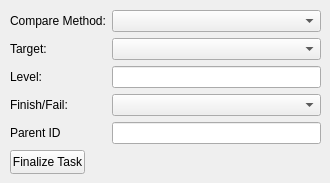
      <widget class="QWidget" name="tab_trader_loyalty">
       <attribute name="title">
        <string>TraderLoyalty</string>
       </attribute>
       <widget class="QWidget" name="gridLayoutWidget_14">
        <property name="geometry">
         <rect>
          <x>10</x>
          <y>10</y>
          <width>311</width>
          <height>136</height>
         </rect>
        </property>
        <layout class="QGridLayout" name="gridLayout_2">
         <item row="1" column="0">
          <widget class="QLabel" name="label_14">
           <property name="text">
            <string>Target:</string>
           </property>
          </widget>
         </item>
         <item row="1" column="1">
          <widget class="QComboBox" name="box_target_tl"/>
         </item>
         <item row="0" column="1">
          <widget class="QComboBox" name="box_compare_tl"/>
         </item>
         <item row="2" column="0">
          <widget class="QLabel" name="label_16">
           <property name="text">
            <string>Level:</string>
           </property>
          </widget>
         </item>
         <item row="0" column="0">
          <widget class="QLabel" name="label_15">
           <property name="text">
            <string>Compare Method:</string>
           </property>
          </widget>
         </item>
         <item row="2" column="1">
          <widget class="QLineEdit" name="fld_level_tl"/>
         </item>
         <item row="3" column="0">
          <widget class="QLabel" name="label_58">
           <property name="text">
            <string>Finish/Fail:</string>
           </property>
          </widget>
         </item>
         <item row="3" column="1">
          <widget class="QComboBox" name="box_ff_tl"/>
         </item>
         <item row="4" column="0">
          <widget class="QLabel" name="label_63">
           <property name="text">
            <string>Parent ID</string>
           </property>
          </widget>
         </item>
         <item row="4" column="1">
          <widget class="QLineEdit" name="fld_parentid_tl"/>
         </item>
        </layout>
       </widget>
       <widget class="QPushButton" name="pb_finalize_tl">
        <property name="geometry">
         <rect>
          <x>10</x>
          <y>150</y>
          <width>75</width>
          <height>24</height>
         </rect>
        </property>
        <property name="text">
         <string>Finalize Task</string>
        </property>
       </widget>
      </widget>
